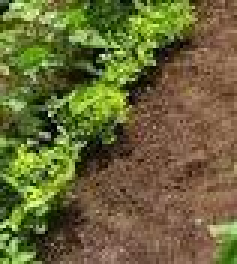
#> input picture img3.jpg.jpeg, 79 x 88 px, found by its file name (shown 3 times larger)
$ python q6.py
#> lines starting #> are read from the running program, lines starting #| are printed output that depends on the picture; after the words box and inside, x2 and y2 are one past the last pixel; in counts of white or black regions, pixels touching at a corner belong together
import cv2 as cv
import numpy as np
import matplotlib.pyplot as plt
from sklearn.decomposition import PCA

# --- Re-run Q1 logic to get x and y ---
img = cv.imread(r"C:\Users\UDARA\OneDrive\Desktop\ET3112_Assignment_02\img3.jpg.jpeg", 0)
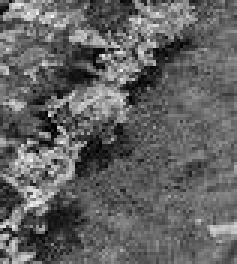
#> img: shape (88, 79) (shown 3 times larger); min 0, max 246, mean 98.5
edges = cv.Canny(img, 550, 690)
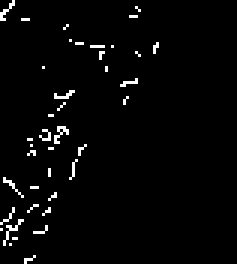
#> edges: shape (88, 79) (shown 3 times larger); 2.5% white in thin lines or dots, all inside (x1, y1, x2, y2) = (0, 0, 53, 88)
indices = np.where(edges != 0)
#> indices = 177 positions, rows 0 to 87, columns 0 to 52
x = indices[1]
#> x = 177 values, max 52 at index 25, min 0 at index 8, mean 18.15
y = indices[0]
#> y = 177 values from 0 to 87

# ==========================================
# Question 6: Total Least-Squares-Fit Line
# ==========================================

# 1. Prepare data for PCA (combine x and y into a 2D array of points)
points = np.column_stack((x, y))
#> points = 177 pairs, first value 0 to 52, second value 0 to 87

# 2. Fit PCA to find the Total Least-Squares line
pca = PCA(n_components=2)
pca.fit(points)

# The first principal component gives the line's primary direction
direction_vector = pca.components_[0]

# Calculate the slope (m = dy/dx)
m_tls = direction_vector[1] / direction_vector[0]

# The TLS line always passes exactly through the mean (average) of all points
mean_x, mean_y = pca.mean_

# Calculate the intercept (c = y - mx)
c_tls = mean_y - m_tls * mean_x

# 3. Generate x and y values to draw the green line on the graph
x_line = np.linspace(min(x), max(x), 100)
#> x_line = 100 values from 0 to 52
y_line_tls = m_tls * x_line + c_tls

# 4. Plot the scatter points AND the TLS fitted line
plt.figure(figsize=(8, 6))
plt.scatter(x, y, s=5, color='blue', label='Extracted Edges')
plt.plot(x_line, y_line_tls, color='green', linewidth=2, label='Total Least-Squares Fit')

# Invert the y-axis so it visually matches the original crop field image
plt.gca().invert_yaxis()
plt.title('Scatter Plot with Total Least-Squares Fit (Q6)')
plt.xlabel('X coordinate (pixels)')
plt.ylabel('Y coordinate (pixels)')
plt.legend()

# Display the final plot
plt.show()
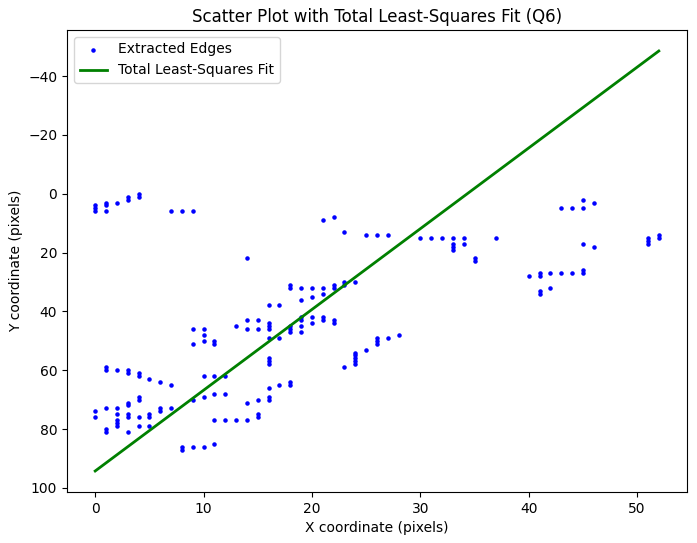
#> figure drawn by matplotlib, 1 panel; curve peaks at x = 0, y = 94.28
